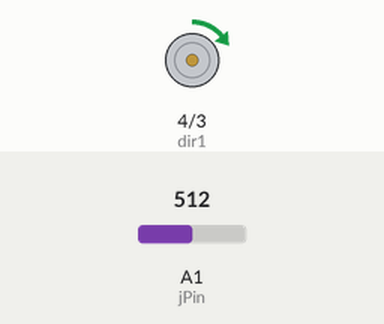
Simulated run of this sketch. Board: Arduino Uno, built with avr-gcc and run on an emulated ATmega328P. Shown: motor-driver pin pairs drawn as motors (green arrow = first pin HIGH = forward, orange = second pin HIGH = backward, longer = more drive, scaled by the enable pin). The test bench sets the inputs (shaded band); at power-on: A1 (jPin) = 512.

Above: at 1.2 s.
1.3 s: A1 (jPin) set to 716
At 2.1 s:
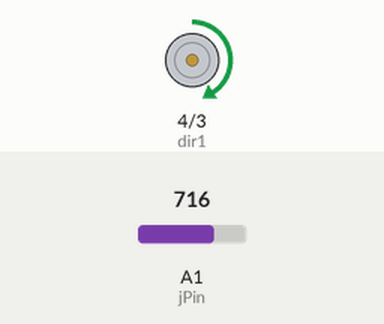
2.8 s: A1 (jPin) set to 900
At 3.2 s:
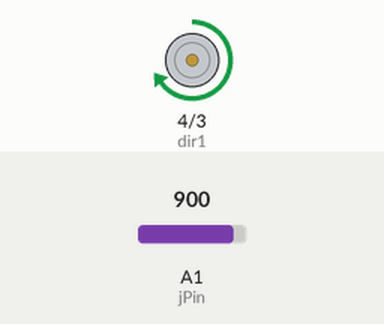
4.3 s: A1 (jPin) set to 498
At 5.5 s:
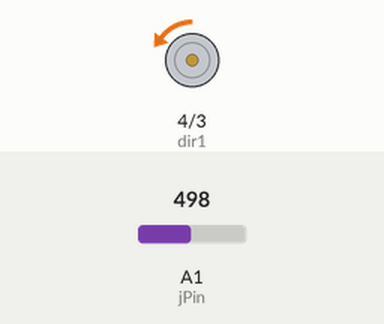
5.8 s: A1 (jPin) set to 306
At 6.7 s:
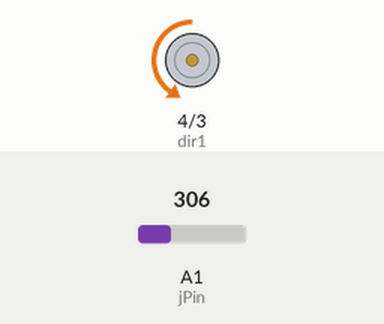
7.3 s: A1 (jPin) set to 245
At 7.8 s:
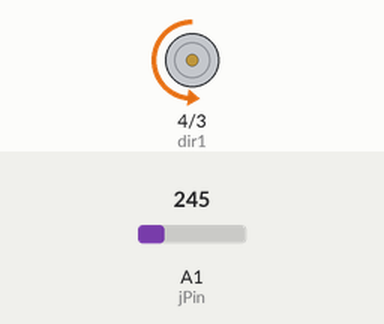
Timing chart, 0 to 9.8 s (numbered marks = the images above; inputs shaded):
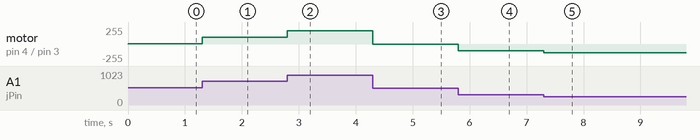

Measured:
- after the input at 1.3 s, motor on pin 4 (dir1) / pin 3 (dir2): forward 2/255 → forward 104/255 at once
- after the input at 2.8 s, motor on pin 4 (dir1) / pin 3 (dir2): forward 104/255 → forward 196/255 at once
- after the input at 4.3 s, motor on pin 4 (dir1) / pin 3 (dir2): forward 196/255 → backward 5/255 at once
- after the input at 5.8 s, motor on pin 4 (dir1) / pin 3 (dir2): backward 5/255 → backward 101/255 at once
- after the input at 7.3 s, motor on pin 4 (dir1) / pin 3 (dir2): backward 101/255 → backward 132/255 at once

The sketch:

DC_Motors_Joystick.ino
```cpp
int speedPin = 5;
int dir1 = 4; //HIGH
int dir2 = 3; //LOW
int mSpeed;
int jPin = A1;
int jVal;

void setup() {
  // put your setup code here, to run once:
pinMode(speedPin, OUTPUT);
pinMode(dir1, OUTPUT);
pinMode(dir2, OUTPUT);
pinMode(jPin, INPUT);
Serial.begin(9600);
}

void loop() {
  // put your main code here, to run repeatedly:
jVal = analogRead(jPin);
//Serial.println(jVal);
if(jVal < 508){
  digitalWrite(dir1, LOW);//clockwise
  digitalWrite(dir2, HIGH);
  mSpeed = (-255./508.)*jVal+255.;
  if(mSpeed > 255){mSpeed = 255.;} //make sure value does not go over 255
  analogWrite(speedPin, mSpeed);
  }
if(jVal >= 508){
  digitalWrite(dir1, HIGH);//anticlockwise
  digitalWrite(dir2, LOW);
  mSpeed = (255./508.)*jVal-255.;
  if(mSpeed > 255){mSpeed = 255.;} //make sure value does not go over 255
  analogWrite(speedPin, mSpeed);
  }
//Serial.println(mSpeed);
}
```
